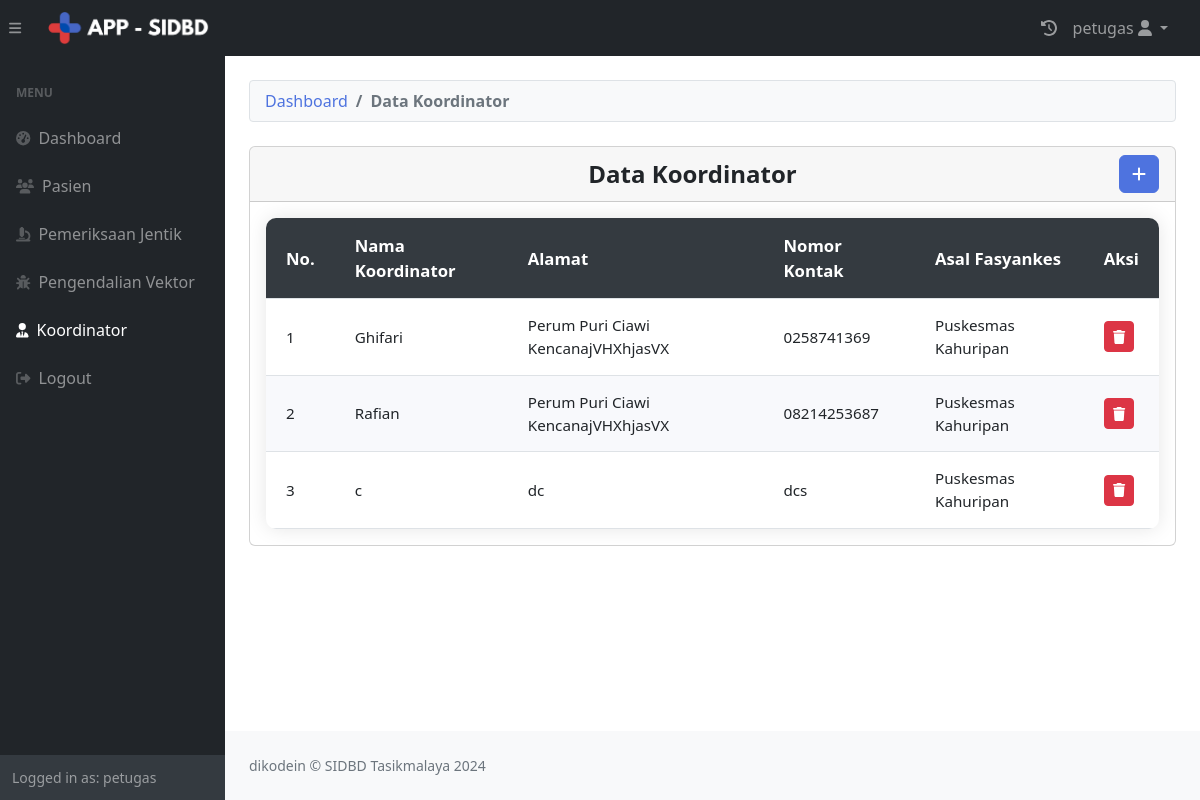
/koordinator/koordinator.php (signed in), run on the app's committed database.
### tables this page shows
CREATE TABLE `koordinator` (
  `id` int(11) NOT NULL,
  `namakoor` varchar(255) NOT NULL,
  `alamat` varchar(255) NOT NULL,
  `nokontak` varchar(255) NOT NULL,
  `asalfasyankes` int(11) DEFAULT NULL
);

CREATE TABLE `puskesmas` (
  `idpuskesmas` int(11) NOT NULL,
  `Nama_Puskesmas` varchar(111) NOT NULL,
  `Alamat` varchar(111) NOT NULL,
  `Nomor_Kontak` varchar(111) NOT NULL,
  `created_at` datetime DEFAULT current_timestamp(),
  `longitude` varchar(50) DEFAULT NULL,
  `latitude` varchar(50) DEFAULT NULL,
  `jam_operasional` varchar(100) DEFAULT NULL,
  `kepala_puskesmas` varchar(255) DEFAULT NULL
);

### koordinator/koordinator.php (the view, shortened to what this page needs)
<?php
require "koordinatortambah.php";
require "header.php";
?>
<link rel="stylesheet" href="https://cdnjs.cloudflare.com/ajax/libs/bootstrap-icons/1.10.5/font/bootstrap-icons.min.css">
<body class="sb-nav-fixed">
    <?php include 'nav.php'; ?>
        <?php include 'menu.php'; ?>
        <div id="layoutSidenav_content">
            <main>
                <div class="container-fluid px-4">
                    <br>
                    <ol class="breadcrumb mb-4">
                        <li class="breadcrumb-item"><a href="dashboard.php" data-bs-toggle="tooltip" title="Ke Halaman Dashboard">Dashboard</a></li>
                        <li class="breadcrumb-item active">Data Koordinator</li>
                    </ol>
                    <div class="card mb-4">
                    <div class="card-header">
                        <div class="header-title">Data Koordinator</div>
                        <button type="button" class="btn btn-primary" data-bs-toggle="modal" data-bs-target="#myModal" data-bs-toggle="tooltip" title="Tambah Data"><i class="fas fa-plus"></i></button></div>
                        <div class="card-body">
                            <table id="datatablesSimple" data-bs-toggle="tooltip" title="Klik edit data">
                                <thead>
                                    <tr>
                                        <th>No.</th>
                                        <th>Nama Koordinator</th>
                                        <th>Alamat</th>
                                        <th>Nomor Kontak</th>
                                        <th>Asal Fasyankes</th>
                                        <th>Aksi</th>
                                    </tr>
                                </thead>
                                <tbody>
                                <?php
                                    $i = 1;
                                    $idpuskesmasLogin = $_SESSION['idpuskesmas'];
                                    $query = "
                                        SELECT u.*, p.Nama_Puskesmas
                                        FROM koordinator u
                                        JOIN puskesmas p ON p.idpuskesmas = u.asalfasyankes
                                        WHERE u.asalfasyankes = '$idpuskesmasLogin'
                                    ";
                                    $ambildatakoor = mysqli_query($conn, $query);
                                    while ($row = mysqli_fetch_array($ambildatakoor)) {
                                        $namakoor = $row['namakoor'];
                                        $alamat = $row['alamat'];
                                        $nokontak = $row['nokontak'];
                                        $namaPuskesmas = $row['Nama_Puskesmas'];
                                        $id = $row['id'];
                                    ?>
                                    <tr data-id="<?php echo $id; ?>">
                                        <td><?php echo $i++; ?></td>
                                        <td><?php echo $namakoor; ?></td>
                                        <td><?php echo $alamat; ?></td>
                                        <td><?php echo $nokontak; ?></td>
                                        <td><?php echo $namaPuskesmas; ?></td>
                                        <td>
                                            <div>
                                                <a href="koordinatorhapus.php?id=<?php echo $id; ?>" class="btn btn-sm btn-danger" onclick="return confirm('Apakah Anda yakin ingin menghapus data ini?');" data-bs-toggle="tooltip" title="Hapus Data"><i class="fas fa-trash"></i></a>
                                            </div>
                                        </td>
                                    </tr>
                                    <?php
                                    }
                                    ?>
                                </tbody>
                            </table>
                        </div>
                    </div>
                </div>
            </main>
            <?php include 'footer.php'; ?>
        </div>
    </div>
</body>
</html>

### koordinator/header.php (style rules this page uses)
.breadcrumb { background-color: #f8f9fa; border: 1px solid #dee2e6; border-radius: 0.25rem; padding: 8px 15px; margin-bottom: 15px; }
.breadcrumb-item a { color: #4e73df; text-decoration: none; font-weight: 500; }
.breadcrumb-item.active { color: #6c757d; font-weight: bold; }

### koordinator/koordinator.php (style rules this page uses)
.card-header { display: flex; align-items: center; justify-content: space-between; font-weight: bold; font-size: 1.5em; }
.card-header .header-title { text-align: center; flex: 1; }
.btn-primary { background-color: #4e73df; border-color: #007bff; color: white; transition: background-color 0.3s ease; }
table { width: 100%; border-collapse: collapse; background-color: #ffffff; border-radius: 10px; overflow: hidden; box-shadow: 0 0 20px rgba(0, 0, 0, 0.1); font-family: 'Segoe UI', Tahoma, Geneva, Verdana, sans-serif; font-size: 0.95em; }
table thead { background-color: #343a40; color: #ffffff; text-align: left; font-size: 1.1em; }
table th, table td { padding: 15px 20px; border-bottom: 1px solid #dee2e6; }
table tbody tr { transition: background-color 0.2s ease, transform 0.2s ease; }
table tbody tr:nth-child(even) { background-color: #f8f9fc; }
.card-header .btn-primary { background-color: #4e73df; border-color: #4e73df; }
table tbody tr { cursor: pointer; }

### data on the page
koordinator: namakoor "Ghifari", alamat "Perum Puri Ciawi KencanajVHXhjasVX", nokontak "0258741369", asalfasyankes.Nama_Puskesmas "Puskesmas Kahuripan"
koordinator: namakoor "Rafian", alamat "Perum Puri Ciawi KencanajVHXhjasVX", nokontak "08214253687", asalfasyankes.Nama_Puskesmas "Puskesmas Kahuripan"
koordinator: namakoor "c", alamat "dc", nokontak "dcs", asalfasyankes.Nama_Puskesmas "Puskesmas Kahuripan"

### other printed values
$_SESSION["username"] "petugas"
